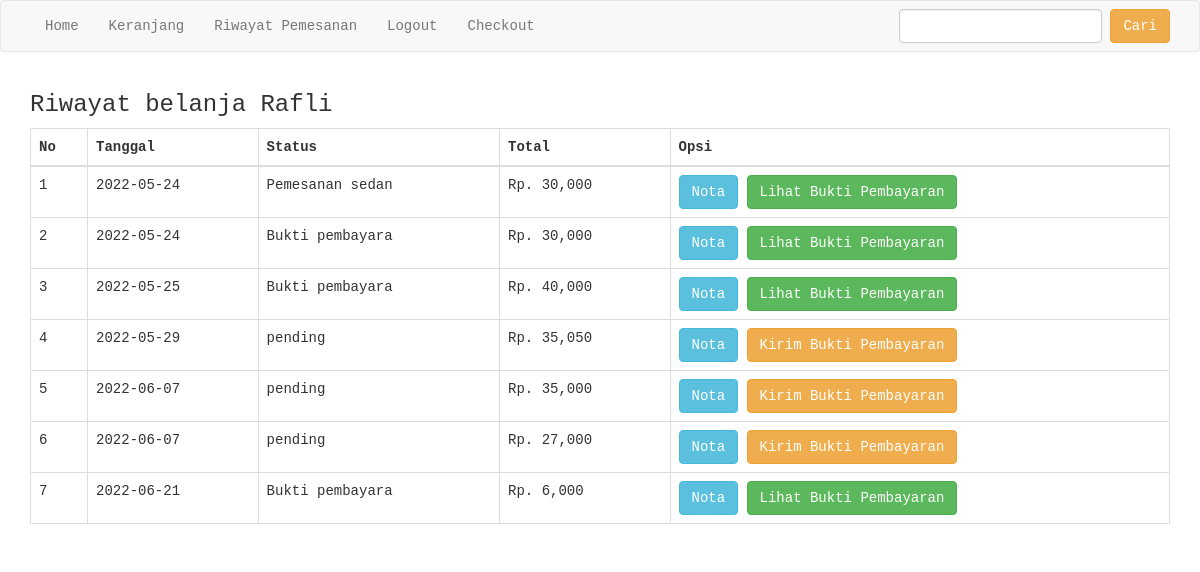
The app's page /riwayat.php (signed in) with its own data.
### tables this page shows
CREATE TABLE `pemesanan` (
  `id_pembelian` int(11) NOT NULL,
  `id_pelanggan` int(11) NOT NULL,
  `id_ongkir` int(11) NOT NULL,
  `tanggal_pemesanan` date NOT NULL,
  `total_pemesanan` int(11) NOT NULL,
  `nama_kota` varchar(15) NOT NULL,
  `tarif` int(11) NOT NULL,
  `alamat_pengiriman` text NOT NULL,
  `status_pemesanan` varchar(15) NOT NULL DEFAULT 'pending'
);

### riwayat.php (the view, shortened to what this page needs)
<?php
include 'koneksi.php';
?>
<!DOCTYPE html>
<html>
<head>
	<link rel="stylesheet" href="admin/assets/css/bootstrap.css">
</head>
<body style="font-family: monospace;">
<?php include 'menu.php'; ?>
<section class="riwayat">
	<div class="container">
		<h3>Riwayat belanja <?php echo $_SESSION["pelanggan"]["nama_pelanggan"]  ?></h3>
		<table class="table table-bordered">
			<thead>
				<tr>
					<th>No</th>
					<th>Tanggal</th>
					<th>Status</th>
					<th>Total</th>
					<th>Opsi</th>
				</tr>
			</thead>
			<body>
				<?php
				$nomor=1;
				$id_pelanggan = $_SESSION["pelanggan"]['id_pelanggan'];
				$ambil = $koneksi->query("SELECT * FROM pemesanan WHERE id_pelanggan='$id_pelanggan'");
				while($pecah = $ambil->fetch_assoc())
					{
				?>
				<tr>
					<td><?php echo $nomor; ?></td>
					<td><?php echo $pecah["tanggal_pemesanan"] ?></td>
					<td><?php echo $pecah["status_pemesanan"] ?></td>
					<td>Rp. <?php echo number_format($pecah["total_pemesanan"]) ?></td>
					<td>
						<a href="nota.php?id=<?php echo $pecah["id_pembelian"] ?>" class="btn btn-info">Nota</a>
						<?php if ($pecah['status_pemesanan']=="pending"): ?>
							<a href="pembayaran.php?id=<?php echo $pecah["id_pembelian"]; ?>" class="btn btn-warning">
								Kirim Bukti Pembayaran
							</a>
						<?php else: ?>
						<a href="lihat_pembayaran.php?id=<?php echo $pecah["id_pembelian"]; ?>" class="btn btn-success">
							Lihat Bukti Pembayaran
						</a>
					<?php endif ?>
					</td>
				</tr>
				<?php $nomor++; ?>
				<?php } ?>
			</body>
		</table>
	</div>
</section>
</body>
</html>

### records on screen
pemesanan: tanggal_pemesanan "2022-05-24", status_pemesanan "Pemesanan sedan", total_pemesanan "30,000"
pemesanan: tanggal_pemesanan "2022-05-24", status_pemesanan "Bukti pembayara", total_pemesanan "30,000"
pemesanan: tanggal_pemesanan "2022-05-25", status_pemesanan "Bukti pembayara", total_pemesanan "40,000"
pemesanan: tanggal_pemesanan "2022-05-29", status_pemesanan "pending", total_pemesanan "35,050"
pemesanan: tanggal_pemesanan "2022-06-07", status_pemesanan "pending", total_pemesanan "35,000"
pemesanan: tanggal_pemesanan "2022-06-07", status_pemesanan "pending", total_pemesanan "27,000"
pemesanan: tanggal_pemesanan "2022-06-21", status_pemesanan "Bukti pembayara", total_pemesanan "6,000"

### other values on screen
$_SESSION["pelanggan"]["nama_pelanggan"] "Rafli"
